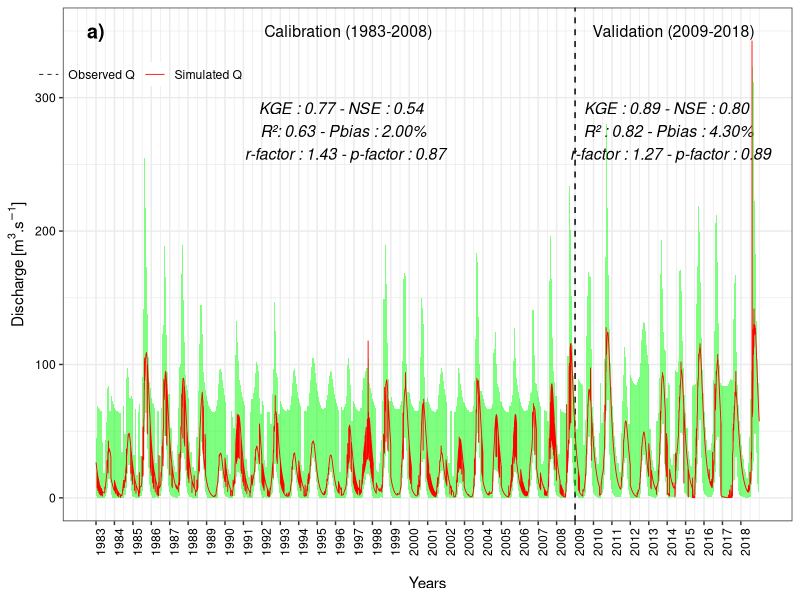
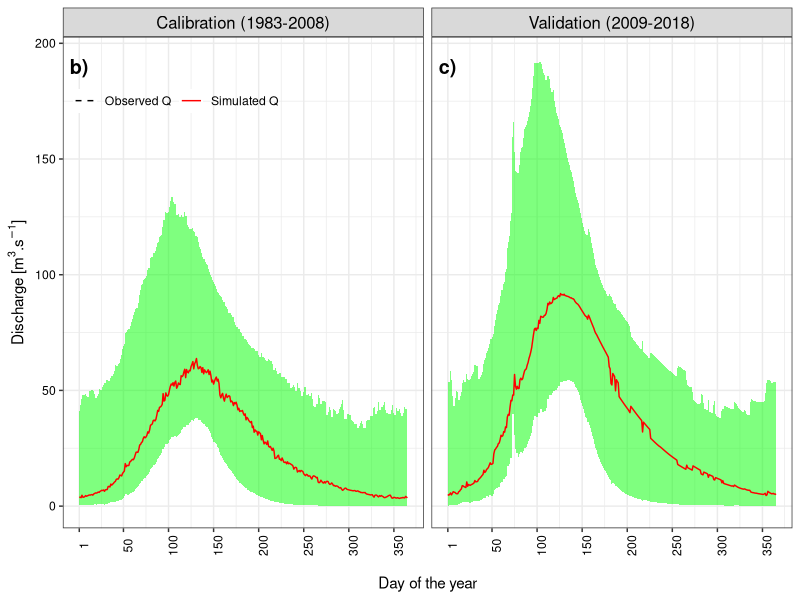
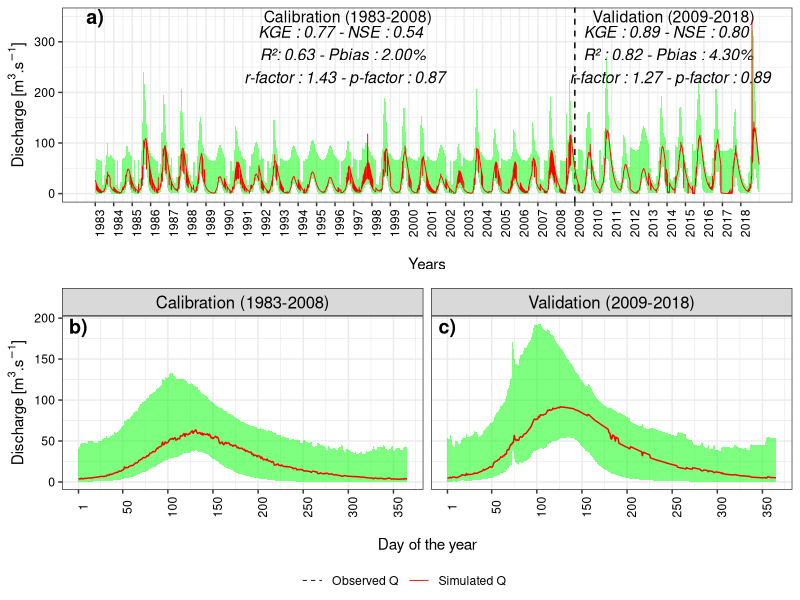
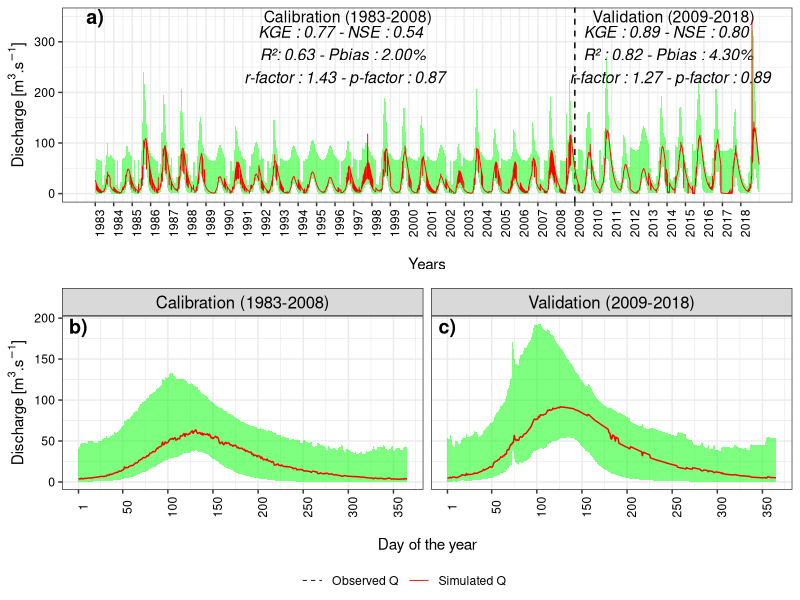

Reproduce these figures in R, in order.
###########################################################################
#########             MODEL OUTPUT ANALYSIS             ###################
###########################################################################
## NETOYAGE
rm(list = )

## LIBRARIES
library(tidyverse)
library(readxl)
library(lubridate)
library(ggpubr)

## WORK SPACE
setwd("D:/Recherche/Article_KIEMA")

## DATA IMPORTATION
recap_data <- read_excel(path ="data/Recap_KIEMA_v2.xlsx" ,
                         sheet = "full_sim",
                         range ="K1:O13150")%>%
  mutate(Seq=seq(1,nrow(.)))%>%
  gather(key ="variables" ,value = "debit",Q_Obs,Qsim)

recap_data2 <- recap_data%>%
  #filter(variables=="Q_Obs")
  mutate(YYYY=year(Date))%>%
  distinct(YYYY,.keep_all = TRUE)
breaks <- recap_data2$Seq
breaks_labs <- recap_data2$YYYY

recap_data_sim <- recap_data%>%
  filter(variables=="Qsim")

recap_data_obs <- recap_data%>%
  filter(variables=="Q_Obs")

## Graph
tsplot <- ggplot(data =recap_data,aes(x=Seq,y=debit,group=variables)) +
  annotate("text",x=1, y = 350, label= "a)",size=5, fontface=2)+  
  annotate("text",x=c(5000,11450),y=c(350,350),
           label= c("Calibration (1983-2008)","Validation (2009-2018)"),size=4)+
  annotate("text",x=c(4900,11350),y=c(275,275),
           label= c("KGE : 0.77 - NSE : 0.54 \n R²: 0.63 - Pbias : 2.00% \n r-factor : 1.43 - p-factor : 0.87",
                    "KGE : 0.89 - NSE : 0.80 \n R² : 0.82 - Pbias : 4.30% \n r-factor : 1.27 - p-factor : 0.89"),
           size=4, fontface=3)+
  geom_vline(xintercept = 9498, linetype=2)+
  geom_ribbon(data=recap_data_sim,
              aes(x=Seq,ymin = L95PPU, ymax = U95PPU), 
              fill = "green", alpha = 0.5)+
  geom_line(aes(x=Seq,y=debit,
                color=variables,
                linetype=variables),linewidth=.3)+
  ylim(c(0,350)) +
  xlab("\nYears")+
  ylab(expression(paste("Discharge [",{m^3},{.s^-1},"]")))+
  scale_color_manual(name="",values = c("black","red"),
                     labels=c("Observed Q","Simulated Q"))+
  scale_linetype_manual(name="",values=c(2, 1),
                        labels=c("Observed Q","Simulated Q"))+
  scale_x_continuous(breaks = breaks,
                     labels =breaks_labs)+
  theme_bw()+
  theme(axis.text.x =element_text(angle = 90, color="black"),
        axis.text.y=element_text(color = "black"),
        legend.background = element_rect(fill=NA),
        legend.direction="horizontal",
        legend.position = c(0.1,0.87))


tsplot
## HYDROLOGIC ANALYSIS
q_data <- recap_data%>%
  select(Date,variables,debit,L95PPU,U95PPU)%>%
  mutate(operation=ifelse(Date>=as.Date("1983-01-01") & Date<=as.Date("2008-12-31"),
                          "Calibration","Validation"))%>%
  mutate(YDD=yday(Date),
         YDD=ifelse(YDD>=150,YDD-149,YDD+216))%>%
  select(Date,YDD,everything())%>%
  group_by(operation,YDD,variables)%>%
  summarise(debit=round(mean(debit,na.rm = TRUE),2),
            L95PPU=mean(L95PPU,na.rm = TRUE),
            U95PPU=mean(U95PPU,na.rm = TRUE))%>%
  mutate(debit=ifelse(YDD<=80 & YDD>=70 & operation=="Validation" & variables=="Qsim" & debit>=65.36,48,debit))%>%
  arrange(operation,variables)
q_data2 <- q_data%>%
  filter(YDD<=80 & YDD>=70 & operation=="Validation" & variables=="Qsim")
max(q_data2$debit)

q_data[q_data$operation=="Calibration","operation"] <- "Calibration (1983-2008)"
q_data[q_data$operation=="Validation","operation"] <- "Validation (2009-2018)"

dat_text <- data.frame(
  label = c("b)", "c)"),
  operation   = c("Calibration (1983-2008)", "Validation (2009-2018)"),
  x     = c(1, 1),
  y     = c(190,190)
)

tsplot_2 <- ggplot(data = q_data,aes(x = YDD,y = debit))+
  geom_ribbon(aes(x=YDD,ymin = L95PPU, ymax = U95PPU),
              fill = "green", alpha = 0.5)+
  geom_line(aes(color=variables, linetype=variables))+
  facet_grid(facets = .~operation,scales = "free_y")+
  geom_text(data=dat_text, mapping=aes(x=x, y=y, label=label), fontface="bold", size=5)+
  scale_color_manual(name="",
                     values = c("black","red"),
                     labels=c("Observed Q","Simulated Q"))+
  ylab(expression(paste("Discharge [",{m^3},{.s^-1},"]")))+
  xlab("\nDay of the year")+
  scale_x_continuous(breaks = c(1,seq(50,365,50)))+
  scale_linetype_manual(name="",values=c(2, 1),
                        labels=c("Observed Q","Simulated Q"))+  
  theme_bw()+
  theme(legend.direction="horizontal",
        legend.position = c(0.15,0.87),
        legend.background =element_rect(fill = NA),
        axis.text.x =element_text(angle = 90, color = "black"),
        axis.text.y=element_text(color = "black"),
        strip.text.x = element_text(size = 12, color = "black"))

tsplot_2  
grob <- ggarrange(tsplot, tsplot_2, ncol=1, common.legend = T, legend = "bottom")
grob
graph_path <- "graphs"
ggsave(filename =file.path(graph_path,"swat_calib_valid_v5.png") ,
       grob ,width = 15 ,height =12 ,dpi = 400, scale = 0.6)

